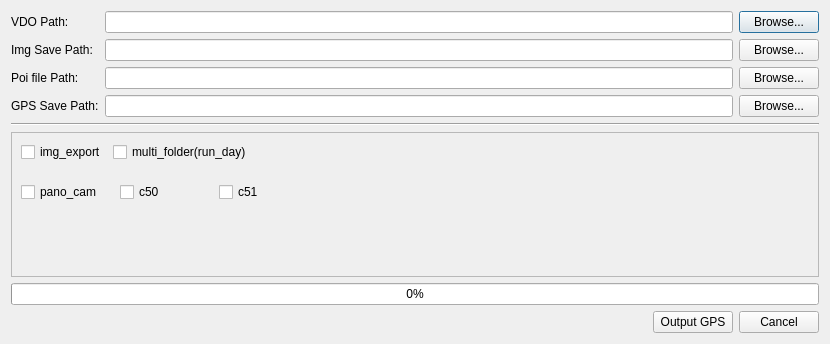
<?xml version="1.0" encoding="UTF-8"?>
<ui version="4.0">
 <class>Dialog</class>
 <widget class="QDialog" name="Dialog">
  <property name="geometry">
   <rect>
    <x>0</x>
    <y>0</y>
    <width>830</width>
    <height>344</height>
   </rect>
  </property>
  <property name="windowTitle">
   <string>EXPORT PANO GPS</string>
  </property>
  <layout class="QGridLayout" name="gridLayout_2">
   <item row="0" column="0">
    <layout class="QGridLayout" name="gridLayout">
     <item row="2" column="0">
      <widget class="QLabel" name="label">
       <property name="text">
        <string>Poi file Path:</string>
       </property>
      </widget>
     </item>
     <item row="0" column="3">
      <widget class="QPushButton" name="vdo_browse_btn">
       <property name="text">
        <string>Browse...</string>
       </property>
      </widget>
     </item>
     <item row="0" column="0">
      <widget class="QLabel" name="label_2">
       <property name="text">
        <string>VDO Path:</string>
       </property>
      </widget>
     </item>
     <item row="1" column="3">
      <widget class="QPushButton" name="img_save_browse_btn">
       <property name="text">
        <string>Browse...</string>
       </property>
      </widget>
     </item>
     <item row="1" column="0">
      <widget class="QLabel" name="label_3">
       <property name="text">
        <string>Img Save Path:</string>
       </property>
      </widget>
     </item>
     <item row="1" column="2">
      <widget class="QLineEdit" name="img_save_path"/>
     </item>
     <item row="0" column="2">
      <widget class="QLineEdit" name="vdo_path"/>
     </item>
     <item row="3" column="0">
      <widget class="QLabel" name="label_4">
       <property name="text">
        <string>GPS Save Path:</string>
       </property>
      </widget>
     </item>
     <item row="2" column="2">
      <widget class="QLineEdit" name="poi_path"/>
     </item>
     <item row="3" column="2">
      <widget class="QLineEdit" name="gps_path"/>
     </item>
     <item row="2" column="3">
      <widget class="QPushButton" name="poi_browse_btn">
       <property name="text">
        <string>Browse...</string>
       </property>
      </widget>
     </item>
     <item row="3" column="3">
      <widget class="QPushButton" name="gps_save_browse_btn">
       <property name="text">
        <string>Browse...</string>
       </property>
      </widget>
     </item>
    </layout>
   </item>
   <item row="8" column="0">
    <layout class="QHBoxLayout" name="horizontalLayout">
     <item>
      <spacer name="horizontalSpacer">
       <property name="orientation">
        <enum>Qt::Horizontal</enum>
       </property>
       <property name="sizeType">
        <enum>QSizePolicy::MinimumExpanding</enum>
       </property>
       <property name="sizeHint" stdset="0">
        <size>
         <width>40</width>
         <height>0</height>
        </size>
       </property>
      </spacer>
     </item>
     <item>
      <widget class="QPushButton" name="out_gps_btn">
       <property name="sizePolicy">
        <sizepolicy hsizetype="Preferred" vsizetype="Fixed">
         <horstretch>0</horstretch>
         <verstretch>0</verstretch>
        </sizepolicy>
       </property>
       <property name="text">
        <string>Output GPS</string>
       </property>
      </widget>
     </item>
     <item>
      <widget class="QPushButton" name="cancel_btn">
       <property name="sizePolicy">
        <sizepolicy hsizetype="Preferred" vsizetype="Fixed">
         <horstretch>0</horstretch>
         <verstretch>0</verstretch>
        </sizepolicy>
       </property>
       <property name="text">
        <string>Cancel</string>
       </property>
      </widget>
     </item>
    </layout>
   </item>
   <item row="1" column="0">
    <widget class="Line" name="line">
     <property name="orientation">
      <enum>Qt::Horizontal</enum>
     </property>
    </widget>
   </item>
   <item row="7" column="0">
    <widget class="QProgressBar" name="progressBar">
     <property name="value">
      <number>0</number>
     </property>
    </widget>
   </item>
   <item row="2" column="0">
    <widget class="QFrame" name="frame">
     <property name="frameShape">
      <enum>QFrame::StyledPanel</enum>
     </property>
     <property name="frameShadow">
      <enum>QFrame::Sunken</enum>
     </property>
     <property name="lineWidth">
      <number>2</number>
     </property>
     <widget class="QWidget" name="gridLayoutWidget_2">
      <property name="geometry">
       <rect>
        <x>10</x>
        <y>40</y>
        <width>291</width>
        <height>41</height>
       </rect>
      </property>
      <layout class="QGridLayout" name="gridLayout_3">
       <item row="1" column="2">
        <widget class="QCheckBox" name="checkBox_c51">
         <property name="text">
          <string>c51</string>
         </property>
        </widget>
       </item>
       <item row="1" column="1">
        <widget class="QCheckBox" name="checkBox_c50">
         <property name="text">
          <string>c50</string>
         </property>
        </widget>
       </item>
       <item row="1" column="0">
        <widget class="QCheckBox" name="checkBox_pano_cam">
         <property name="text">
          <string>pano_cam</string>
         </property>
        </widget>
       </item>
      </layout>
     </widget>
     <widget class="QWidget" name="gridLayoutWidget_3">
      <property name="geometry">
       <rect>
        <x>10</x>
        <y>0</y>
        <width>231</width>
        <height>41</height>
       </rect>
      </property>
      <layout class="QGridLayout" name="gridLayout_4">
       <item row="1" column="0">
        <widget class="QCheckBox" name="checkBox_img_export">
         <property name="text">
          <string>img_export</string>
         </property>
        </widget>
       </item>
       <item row="1" column="1">
        <widget class="QCheckBox" name="checkBox_multifolder">
         <property name="text">
          <string>multi_folder(run_day)</string>
         </property>
        </widget>
       </item>
      </layout>
     </widget>
    </widget>
   </item>
  </layout>
 </widget>
 <resources/>
 <connections>
  <connection>
   <sender>checkBox_pano_cam</sender>
   <signal>toggled(bool)</signal>
   <receiver>checkBox_c50</receiver>
   <slot>setChecked(bool)</slot>
   <hints>
    <hint type="sourcelabel">
     <x>53</x>
     <y>204</y>
    </hint>
    <hint type="destinationlabel">
     <x>210</x>
     <y>204</y>
    </hint>
   </hints>
  </connection>
  <connection>
   <sender>checkBox_pano_cam</sender>
   <signal>toggled(bool)</signal>
   <receiver>checkBox_c51</receiver>
   <slot>setChecked(bool)</slot>
   <hints>
    <hint type="sourcelabel">
     <x>43</x>
     <y>204</y>
    </hint>
    <hint type="destinationlabel">
     <x>308</x>
     <y>204</y>
    </hint>
   </hints>
  </connection>
  <connection>
   <sender>cancel_btn</sender>
   <signal>clicked()</signal>
   <receiver>Dialog</receiver>
   <slot>close()</slot>
   <hints>
    <hint type="sourcelabel">
     <x>777</x>
     <y>295</y>
    </hint>
    <hint type="destinationlabel">
     <x>800</x>
     <y>272</y>
    </hint>
   </hints>
  </connection>
 </connections>
</ui>
